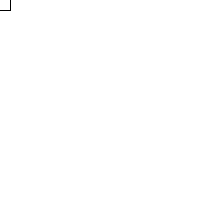
Frame 1 (no input)
Frame 60 (the mouse pressed at the canvas centre just before this capture): identical to frame 1, image omitted
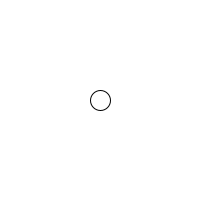
Frame 120 (the mouse held since frame 60 and released just before this capture)

The Processing sketch that drew these frames (run headless with seeded random() and noise(); from frame 60 on, the mouse is pressed at the canvas centre):

// Processing sketch: rect_on_left_circle_on_right
// ── rect_on_left_circle_on_right.pde
void setup()
{
  size(200, 200);
  rectMode(CENTER);  // optional
}

void draw()
{
  background(255);
  if (mouseX < 100)
  {
    rect(mouseX, mouseY, 20, 20);
  }
  else
  {
    ellipse(mouseX, mouseY, 20, 20);
  }
}
